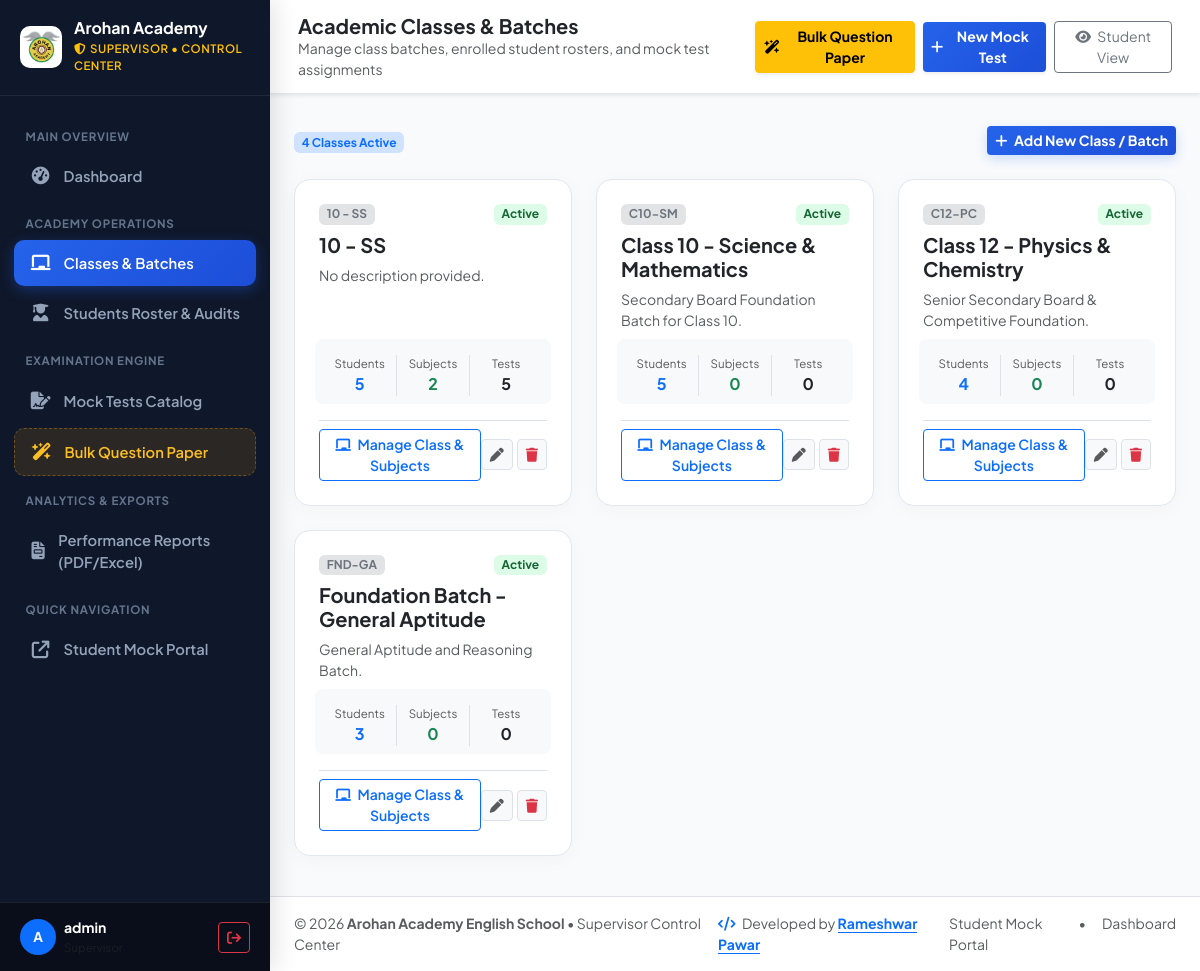
Page /supervisor/classes/ (signed in) on the committed database.
### portal/models.py (models this page shows, shortened)
class AcademicClass(models.Model):
    name = models.CharField(max_length=120, unique=True, help_text="Name of the class/batch")
    code = models.CharField(max_length=50, blank=True, help_text="Short code or identifier (e.g. C10-A)")
    description = models.TextField(blank=True, help_text="Optional description or notes about this class")
    is_active = models.BooleanField(default=True, help_text="Active classes will appear in the portal")
    created_at = models.DateTimeField(auto_now_add=True)
    updated_at = models.DateTimeField(auto_now=True)
    class Meta:
        verbose_name = "Class / Batch"
        verbose_name_plural = "Classes / Batches"
        ordering = ['name']
    @property
    def total_subjects(self):
        return self.subjects.filter(is_active=True).count()

### portal/views_supervisor.py (the view)
# urls.py: path('supervisor/classes/', views_supervisor.supervisor_classes, name='supervisor_classes'),
@supervisor_required
def supervisor_classes(request):
    if request.method == 'POST':
        form = AcademicClassForm(request.POST)
        if form.is_valid():
            academic_class = form.save()
            messages.success(request, f"Class '{academic_class.name}' created successfully.")
            return redirect('portal:supervisor_classes')
    else:
        form = AcademicClassForm()
    classes = AcademicClass.objects.annotate(
        student_count=Count('students', filter=Q(students__is_active=True)),
        exam_count=Count('exams', filter=Q(exams__is_active=True))
    ).order_by('name')
    return render(request, 'portal/supervisor/classes.html', {
        'classes': classes,
        'form': form
    })

### portal/views_supervisor.py (called while the page is built)
def supervisor_required(view_func):
    decorated_view = user_passes_test(
        lambda u: u.is_authenticated and (u.is_superuser or u.is_staff),
        login_url='portal:supervisor_login'
    )(view_func)
    return decorated_view

### portal/templates/portal/supervisor/classes.html (shortened to what this page needs)
{% extends 'portal/supervisor/base_supervisor.html' %}
{% block page_title %}Academic Classes & Batches{% endblock %}
{% block page_subtitle %}Manage class batches, enrolled student rosters, and mock test assignments{% endblock %}
{% block supervisor_content %}
<div class="d-flex justify-content-between align-items-center mb-4">
    <div>
        <span class="badge bg-primary-subtle text-primary fw-bold">{{ classes|length }} Classes Active</span>
    </div>
    <button type="button" class="btn btn-arohan-primary btn-sm fw-bold" data-bs-toggle="modal" data-bs-target="#createClassModal">
        <i class="fa-solid fa-plus me-1"></i> Add New Class / Batch
    </button>
</div>
<div class="row g-4 mb-4">
    {% for c in classes %}
        <div class="col-md-6 col-xl-4">
            <div class="card-custom p-4 bg-white h-100 d-flex flex-column justify-content-between">
                <div>
                    <div class="d-flex justify-content-between align-items-start mb-2">
                        <span class="badge bg-secondary-subtle text-secondary fw-bold">{{ c.code|default:"CLASS" }}</span>
                        {% if c.is_active %}
                            <span class="badge badge-soft-success">Active</span>
                        {% else %}
                            <span class="badge badge-soft-danger">Inactive</span>
                        {% endif %}
                    </div>
                    <h5 class="fw-bold text-dark mb-2">{{ c.name }}</h5>
                    <p class="text-muted small mb-3">
                        {{ c.description|default:"No description provided."|truncatechars:80 }}
                    </p>
                </div>
                <div>
                    <div class="row g-2 text-center p-2 bg-light rounded-3 mb-3 small">
                        <div class="col-4">
                            <span class="text-muted d-block" style="font-size:0.72rem;">Students</span>
                            <strong class="text-primary fs-6">{{ c.student_count }}</strong>
                        </div>
                        <div class="col-4 border-start border-end">
                            <span class="text-muted d-block" style="font-size:0.72rem;">Subjects</span>
                            <strong class="text-success fs-6">{{ c.total_subjects }}</strong>
                        </div>
                        <div class="col-4">
                            <span class="text-muted d-block" style="font-size:0.72rem;">Tests</span>
                            <strong class="text-dark fs-6">{{ c.exam_count }}</strong>
                        </div>
                    </div>
                    <div class="d-flex justify-content-between align-items-center pt-2 border-top">
                        <a href="{% url 'portal:supervisor_class_detail' c.id %}" class="btn btn-sm btn-outline-primary fw-semibold">
                            <i class="fa-solid fa-chalkboard me-1"></i> Manage Class &amp; Subjects
                        </a>
                        <div class="d-flex gap-1">
                            <a href="{% url 'portal:supervisor_class_edit' c.id %}" class="btn btn-sm btn-light border" title="Edit Class">
                                <i class="fa-solid fa-pen text-muted"></i>
                            </a>
                            <a href="{% url 'portal:supervisor_class_delete' c.id %}" class="btn btn-sm btn-light border text-danger" title="Delete Class">
                                <i class="fa-solid fa-trash"></i>
                            </a>
                        </div>
                    </div>
                </div>
            </div>
        </div>
    {% endfor %}
</div>
{% endblock %}

### portal/templates/portal/supervisor/base_supervisor.html (shortened to what this page needs)
{% load static %}<!DOCTYPE html>
<html lang="en">
<head>
    <link href="https://cdn.jsdelivr.net/npm/bootstrap@5.3.3/dist/css/bootstrap.min.css" rel="stylesheet">
    <link rel="stylesheet" href="https://cdnjs.cloudflare.com/ajax/libs/font-awesome/6.5.1/css/all.min.css">
</head>
<body>
    <aside id="supervisorSidebar">
        <div class="sidebar-header">
            <a href="{% url 'portal:supervisor_dashboard' %}" class="sidebar-brand">
                <img src="{% static 'images/logo.png' %}" alt="Arohan Logo" style="height: 42px; width: 42px; object-fit: contain; background: #ffffff; border-radius: 10px; padding: 2px;">
                <div>
                    <div class="fw-bold fs-6 lh-1 text-white">Arohan Academy</div>
                    <div class="small text-warning fw-semibold mt-1" style="font-size: 0.72rem; letter-spacing: 0.5px;">
                        <i class="fa-solid fa-shield-halved me-1"></i>SUPERVISOR &bull; CONTROL CENTER
                    </div>
                </div>
            </a>
        </div>
        <div class="sidebar-nav">
            <div class="nav-category">Main Overview</div>
            <a href="{% url 'portal:supervisor_dashboard' %}" class="sidebar-link {% if request.resolver_match.url_name == 'supervisor_dashboard' %}active{% endif %}">
                <i class="fa-solid fa-gauge-high"></i>
                <span>Dashboard</span>
            </a>
            <div class="nav-category">Academy Operations</div>
            <a href="{% url 'portal:supervisor_classes' %}" class="sidebar-link {% if 'class' in request.resolver_match.url_name and 'report' not in request.resolver_match.url_name %}active{% endif %}">
                <i class="fa-solid fa-chalkboard"></i>
                <span>Classes & Batches</span>
            </a>
            <a href="{% url 'portal:supervisor_students' %}" class="sidebar-link {% if 'student' in request.resolver_match.url_name and 'report' not in request.resolver_match.url_name %}active{% endif %}">
                <i class="fa-solid fa-user-graduate"></i>
                <span>Students Roster & Audits</span>
            </a>
            <div class="nav-category">Examination Engine</div>
            <a href="{% url 'portal:supervisor_exams' %}" class="sidebar-link {% if 'exam' in request.resolver_match.url_name and 'bulk' not in request.resolver_match.url_name %}active{% endif %}">
                <i class="fa-solid fa-file-signature"></i>
                <span>Mock Tests Catalog</span>
            </a>
            <a href="{% url 'portal:supervisor_bulk_questions' %}" class="sidebar-link bulk-special {% if 'bulk' in request.resolver_match.url_name %}active{% endif %}">
                <i class="fa-solid fa-wand-magic-sparkles"></i>
                <span>Bulk Question Paper</span>
            </a>
            <div class="nav-category">Analytics & Exports</div>
            <a href="{% url 'portal:supervisor_reports_hub' %}" class="sidebar-link {% if 'report' in request.resolver_match.url_name %}active{% endif %}">
                <i class="fa-solid fa-file-invoice"></i>
                <span>Performance Reports (PDF/Excel)</span>
            </a>
            <div class="nav-category">Quick Navigation</div>
            <a href="{% url 'portal:index' %}" target="_blank" class="sidebar-link">
                <i class="fa-solid fa-arrow-up-right-from-square"></i>
                <span>Student Mock Portal</span>
            </a>
        </div>
        <div class="sidebar-footer">
            <div class="d-flex align-items-center justify-content-between">
                <div class="d-flex align-items-center gap-2">
                    <div class="bg-primary text-white rounded-circle d-flex align-items-center justify-content-center fw-bold" style="width: 36px; height: 36px; font-size: 0.85rem;">
                        {{ request.user.username|make_list|first|upper }}
                    </div>
                    <div style="line-height: 1.2;">
                        <div class="text-white small fw-bold text-truncate" style="max-width: 110px;">{{ request.user.username }}</div>
                        <span class="text-muted" style="font-size: 0.72rem;">Supervisor</span>
                    </div>
                </div>
                <a href="{% url 'portal:supervisor_logout' %}" class="btn btn-sm btn-outline-danger py-1 px-2" title="Log Out">
                    <i class="fa-solid fa-arrow-right-from-bracket"></i>
                </a>
            </div>
        </div>
    </aside>
    <div id="supervisorContent">
        <header class="supervisor-topbar shadow-sm">
            <div class="d-flex align-items-center gap-3">
                <div>
                    <h5 class="fw-bold mb-0 text-dark">{% block page_title %}Supervisor Center{% endblock %}</h5>
                    <div class="text-muted small">{% block page_subtitle %}Arohan Academy English School{% endblock %}</div>
                </div>
            </div>
            <div class="d-flex align-items-center gap-2">
                <a href="{% url 'portal:supervisor_bulk_questions' %}" class="btn btn-warning btn-sm fw-bold shadow-sm d-none d-sm-inline-flex align-items-center gap-1">
                    <i class="fa-solid fa-wand-magic-sparkles"></i> Bulk Question Paper
                </a>
                <a href="{% url 'portal:supervisor_exam_create' %}" class="btn btn-arohan-primary btn-sm fw-bold shadow-sm d-none d-sm-inline-flex align-items-center gap-1">
                    <i class="fa-solid fa-plus"></i> New Mock Test
                </a>
                <a href="{% url 'portal:index' %}" target="_blank" class="btn btn-outline-secondary btn-sm" title="View Student Mock Portal">
                    <i class="fa-solid fa-eye me-1"></i> Student View
                </a>
            </div>
        </header>
        <main class="container-fluid px-4 py-3 flex-grow-1">
            {% block supervisor_content %}{% endblock %}
        </main>
        <footer class="bg-white border-top py-3 px-4 text-muted small text-center text-md-start mt-auto">
            <div class="d-flex flex-column flex-md-row justify-content-between align-items-center gap-2">
                <div>
                    &copy; 2026 <strong>Arohan Academy English School</strong> &bull; Supervisor Control Center
                </div>
                <div>
                    <i class="fa-solid fa-code text-primary me-1"></i> Developed by
                    <a href="https://prameshwar4378.github.io/My_Portfolio/" target="_blank" rel="noopener noreferrer" class="text-primary fw-bold text-decoration-none border-bottom border-primary pb-0">
                        Rameshwar Pawar
                    </a>
                </div>
                <div class="d-flex gap-3">
                    <a href="{% url 'portal:index' %}" class="text-decoration-none text-muted">Student Mock Portal</a>
                    <span>&bull;</span>
                    <a href="{% url 'portal:supervisor_dashboard' %}" class="text-decoration-none text-muted">Dashboard</a>
                </div>
            </div>
        </footer>
    </div>
</body>
</html>

### portal/templates/portal/supervisor/base_supervisor.html (style rules this page uses)
:root { --arohan-primary: #1e3a8a; --arohan-secondary: #2563eb; --arohan-accent: #f59e0b; --arohan-success: #10b981; --arohan-danger: #ef4444; --sidebar-width: 270px; --sidebar-bg: #0f172a; --sidebar-text: #94a3b8; --sidebar-active-bg: #1e293b; --main-bg: #f8fafc; }
body { font-family: 'Plus Jakarta Sans', sans-serif; background-color: var(--main-bg); color: #1e293b; margin: 0; display: flex; min-height: 100vh; }
#supervisorSidebar { width: var(--sidebar-width); min-width: var(--sidebar-width); background: var(--sidebar-bg); color: var(--sidebar-text); display: flex; flex-direction: column; position: fixed; top: 0; bottom: 0; left: 0; z-index: 1040; box-shadow: 4px 0 24px rgba(0, 0, 0, 0.12); transition: all 0.3s ease; }
.sidebar-header { padding: 1.25rem 1.25rem; border-bottom: 1px solid rgba(255, 255, 255, 0.08); display: flex; align-items: center; justify-content: space-between; gap: 10px; }
.sidebar-brand { padding: 0; border-bottom: none; display: flex; align-items: center; gap: 12px; text-decoration: none; color: #ffffff; flex-grow: 1; min-width: 0; }
.sidebar-nav { padding: 1.25rem 0.85rem; flex-grow: 1; overflow-y: auto; display: flex; flex-direction: column; gap: 4px; }
.nav-category { font-size: 0.72rem; text-transform: uppercase; letter-spacing: 0.75px; color: #64748b; font-weight: 700; padding: 0.75rem 0.75rem 0.25rem; }
.sidebar-link { display: flex; align-items: center; gap: 12px; padding: 0.75rem 1rem; color: #94a3b8; text-decoration: none; font-weight: 600; font-size: 0.92rem; border-radius: 10px; transition: all 0.2s ease; }
.sidebar-link i { font-size: 1.1rem; width: 22px; text-align: center; transition: transform 0.2s; }
.sidebar-link.active { color: #ffffff; background: linear-gradient(135deg, #2563eb, #1d4ed8); box-shadow: 0 4px 14px rgba(37, 99, 235, 0.35); }
.sidebar-link.active i { color: #ffffff; }
.sidebar-link.bulk-special { background: rgba(245, 158, 11, 0.12); color: #fbbf24; border: 1px dashed rgba(245, 158, 11, 0.35); }
.sidebar-footer { padding: 1rem 1.25rem; border-top: 1px solid rgba(255, 255, 255, 0.08); background: #090e1a; }
#supervisorContent { margin-left: var(--sidebar-width); flex-grow: 1; display: flex; flex-direction: column; min-height: 100vh; min-width: 0; width: calc(100% - var(--sidebar-width)); max-width: calc(100% - var(--sidebar-width)); transition: all 0.3s ease; }
.supervisor-topbar { background: #ffffff; padding: 0.85rem 1.75rem; border-bottom: 1px solid #e2e8f0; position: sticky; top: 0; z-index: 1020; display: flex; align-items: center; justify-content: space-between; }
.card-custom { background: #ffffff; border-radius: 16px; border: 1px solid #e2e8f0; box-shadow: 0 4px 20px rgba(0, 0, 0, 0.03); transition: all 0.25s ease; }
.btn-arohan-primary { background: linear-gradient(135deg, #2563eb, #1d4ed8); border: none; color: #ffffff; font-weight: 600; box-shadow: 0 4px 12px rgba(37, 99, 235, 0.2); transition: all 0.2s ease; }
.badge-soft-success { background: #dcfce7; color: #166534; }

### rows in the picture
AcademicClass: code "10 - SS", is_active "Active", name "10 - SS", description "No description provided.", student_count "5", total_subjects "2", exam_count "5"
AcademicClass: code "C10-SM", is_active "Active", name "Class 10 - Science & Mathematics", description "Secondary Board Foundation Batch for Class 10.", student_count "5", total_subjects "0", exam_count "0"
AcademicClass: code "C12-PC", is_active "Active", name "Class 12 - Physics & Chemistry", description "Senior Secondary Board & Competitive Foundation.", student_count "4", total_subjects "0", exam_count "0"
AcademicClass: code "FND-GA", is_active "Active", name "Foundation Batch - General Aptitude", description "General Aptitude and Reasoning Batch.", student_count "3", total_subjects "0", exam_count "0"

### other values in the picture
{{ request.user.username|make_list|first|upper }} "A"
{{ request.user.username }} "admin"
{{ classes|length }} "4"
